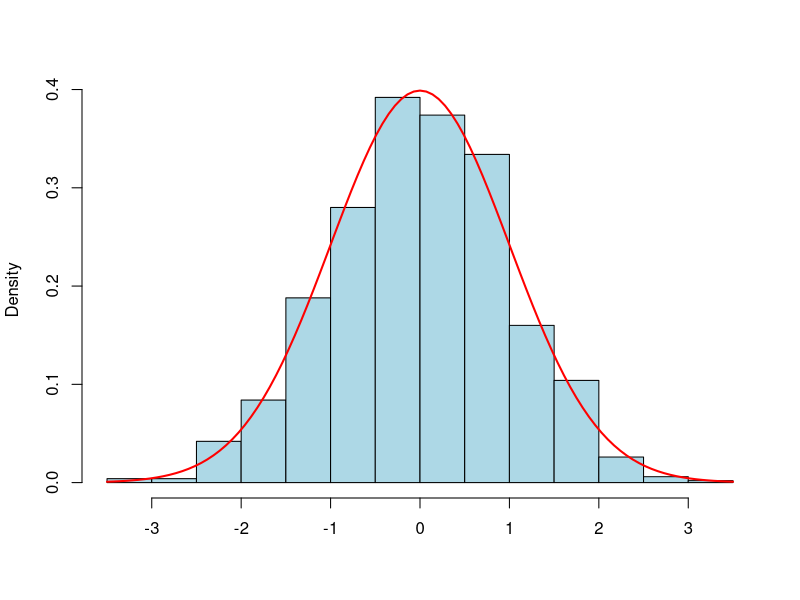
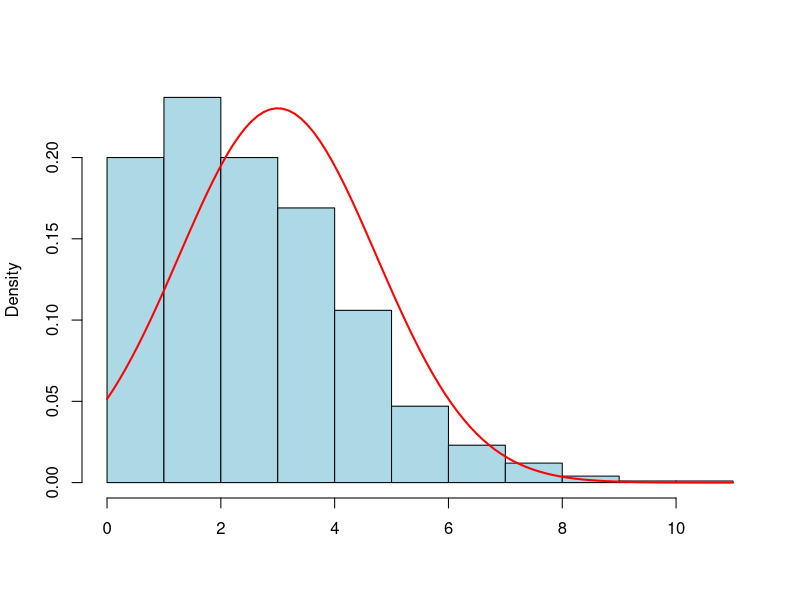
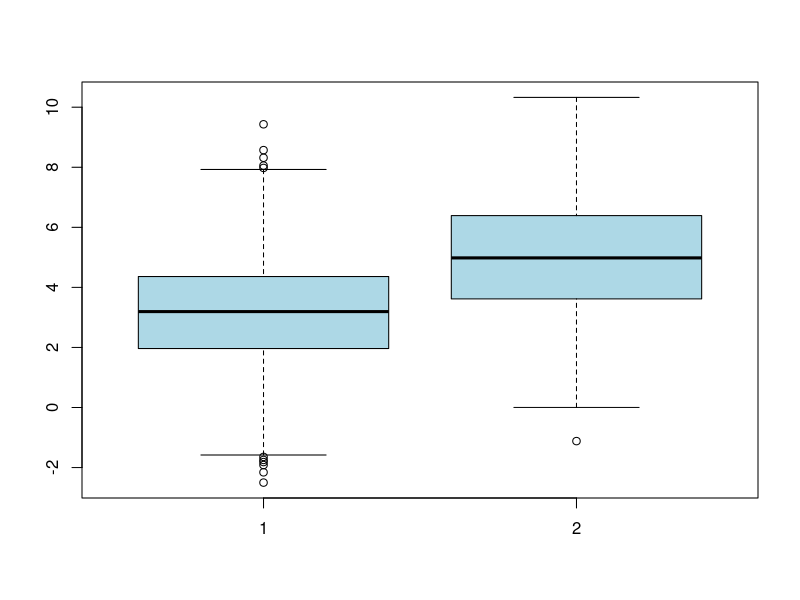
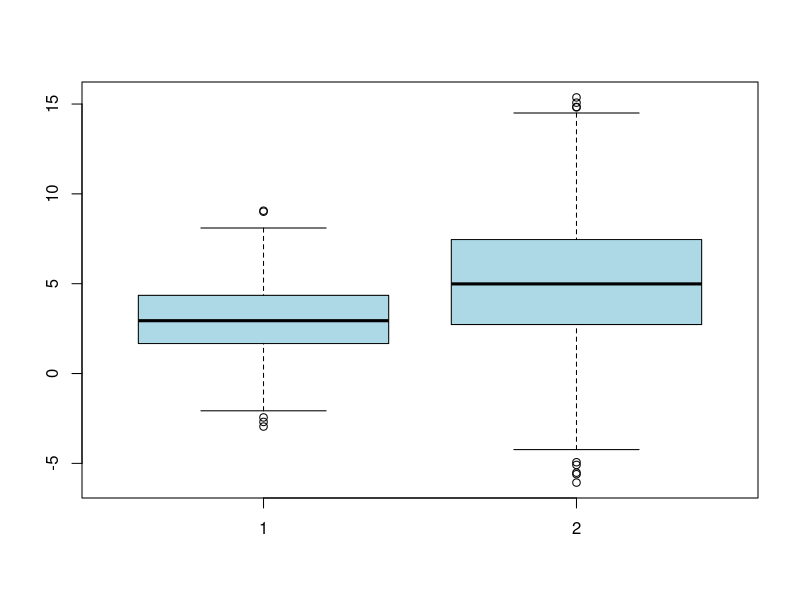
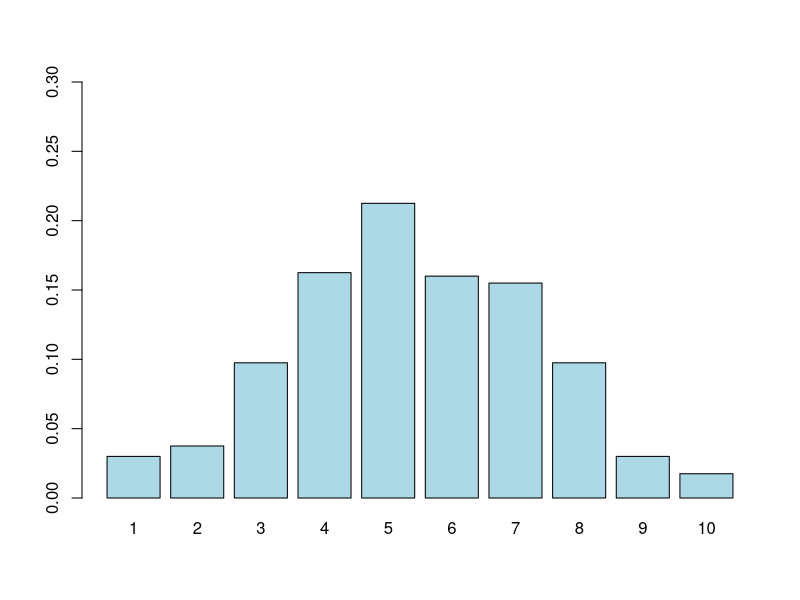
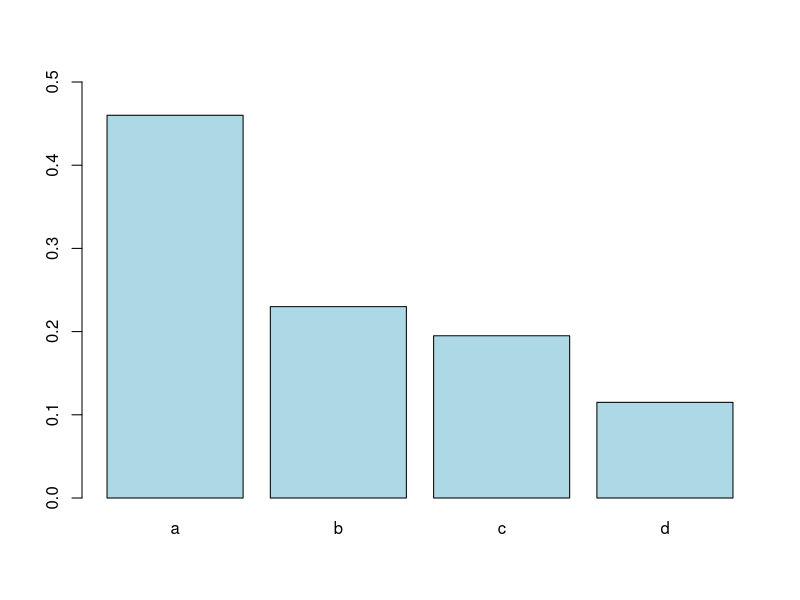
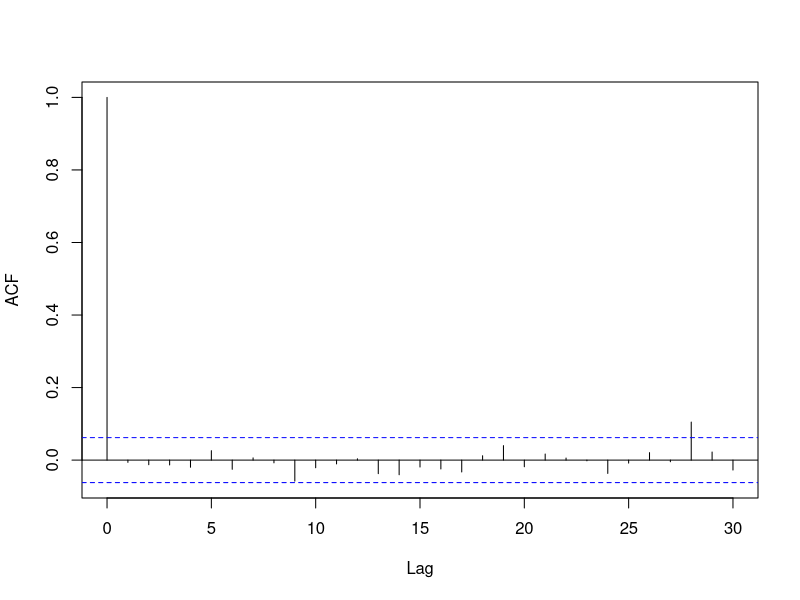
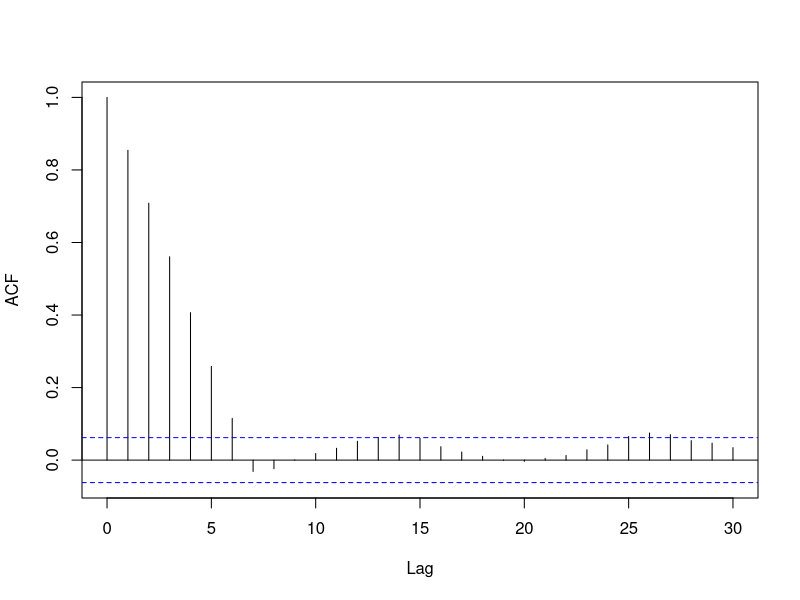

Source code (R) for these figures, in order:
## ---- chunk 1
hist(rnorm(1000),freq = F, col = "lightblue", main ="", xlab='')
curve(dnorm(x),add = T, col="red", lw=2)
## ---- chunk 2
hist(rpois(1000, lambda = 3),freq = F, breaks=10, col = "lightblue", main ="", xlab='')
curve(dnorm(x, mean = 3, sd = sqrt(3)),add = T, col="red", lw=2)
## ---- chunk 3
boxplot(rnorm(500, 3, 2), rnorm(500, 5, 2), col = "lightblue")
## ---- chunk 4
boxplot(rnorm(500, 3, 2), rnorm(500, 5, 4), col = "lightblue")
## ---- chunk 5
catego = sample(1:10, 400, replace= T, c(0.02, 0.03,0.10,0.15, 0.20, 0.20,0.15, 0.10,0.03, 0.02))
barplot(prop.table(table(catego)), ylim =c(0, 0.3),col='lightblue')
## ---- chunk 6
catego = sample(c('a','b','c','d'), 200, replace= T, prob = c(0.45, 0.25, 0.20, 0.1))
barplot(prop.table(table(catego)), ylim =c(0, 0.5),col='lightblue')
## ---- chunk 7
x <- rnorm(1000)
acf(x, main = "")
## ---- chunk 8
x <- filter(rnorm(1000), filter=rep(1,7), circular=TRUE)
acf(x, main = "")
